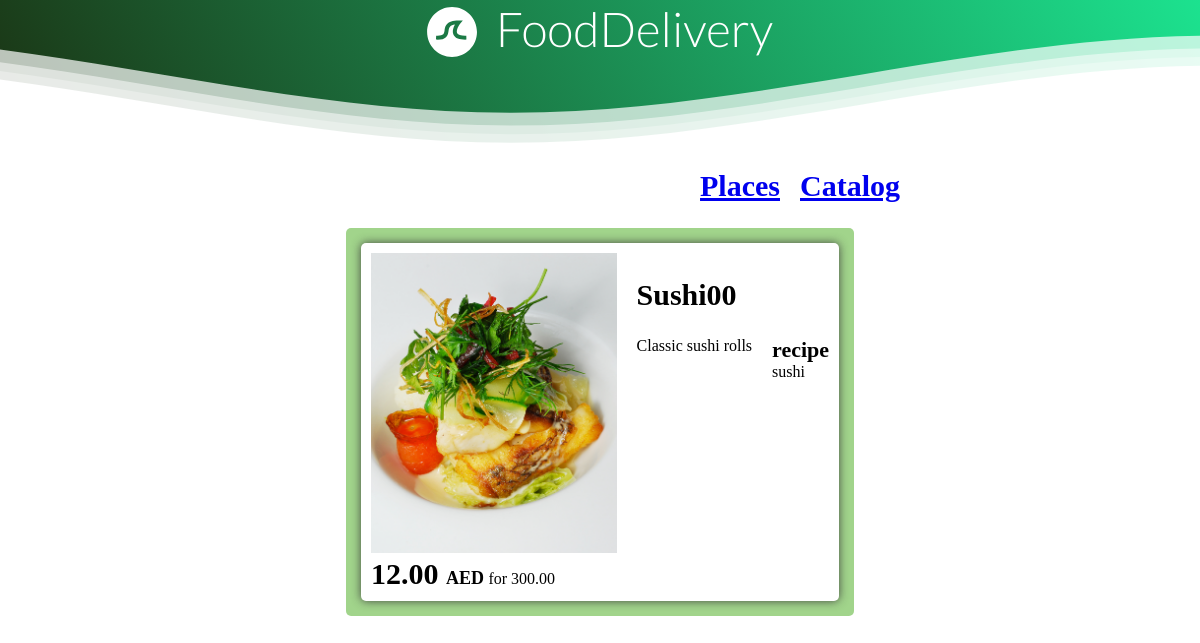
/prod/sushi00-1200/, run on the app's committed database.
### catalog/models.py (models this page shows, shortened)
class Product(models.Model):
	slug		= models.SlugField(max_length=60, db_index=True, unique=True)
	title 		= models.CharField(max_length=60)
	price		= models.DecimalField(max_digits=10, decimal_places=2)
	description	= models.TextField()
	recipe		= models.TextField()
	weight		= models.DecimalField(max_digits=10, decimal_places=2)
	created		= models.DateTimeField(auto_now_add=True)
	class Meta:
		ordering = ('created', 'title')

class Image(models.Model):
	product = models.ForeignKey(Product, default=None, related_name='images', on_delete=models.CASCADE)
	image = models.ImageField(upload_to='products/%Y%m%d')

### catalog/views.py (the view)
# urls.py: path('prod/<slug:slug>/', product_detail, name='product_detail'),
def product_detail(request, slug):
	product = Product.objects.get(slug=slug)
	return render(request, 'catalog/catalog_prod.html', {'prod': product})

### catalog/templates/catalog/catalog_prod.html
{% extends 'base.html' %}
{% block content %}
<div class="centered before-item">
	<div class="item">
		<div class="inline">
			<div class="item-img">
				<img src="{{ prod.images.all.0.image.url }}">
			</div>
			<div>
				<h2>
					{{ prod.title }}
				</h2>
				<div>
					<div class="inline" style="max-width: 600px;">
						<div>
							{{ prod.description }}
						</div>
						<div>
							<h3>
								recipe
							</h3>
							{{ prod.recipe }}
						</div>
					</div>
				</div>
			</div>
		</div>
		<div style="position: relative;width: fit-content; margin-right: 10px;">
			<h2 style="display: inline;">
				{{ prod.price }}
			</h2>
			<h4 style="display: inline;">
				AED
			</h4>
			for {{ prod.weight }}
		</div>
	</div>
</div>
{% endblock %}

### catalog/static/css/style.css (style rules this page uses)
body { margin:0; }
.centered { width: fit-content; margin: 0 auto; }
.inline { display: flex; gap: 20px; }
h2 { font-size: 30px; }
h3 { margin: 0px; font-size: 22px; }
h4 { font-size: 18px; }
.before-item { background-color: rgb(161, 212, 139); border-radius: 5px; padding: 15px; height: fit-content; }
.item { background-color: white; box-shadow: 0px 0px 10px rgba(56, 56, 56, 0.9); border-radius: 5px; padding: 10px; }
.item-img > img { max-height: 300px; max-width: 400px; }

### data on the page
Product: images.all.0.image (picture), title "Sushi00", description "Classic sushi rolls", recipe "sushi", price "12.00", weight "300.00"
